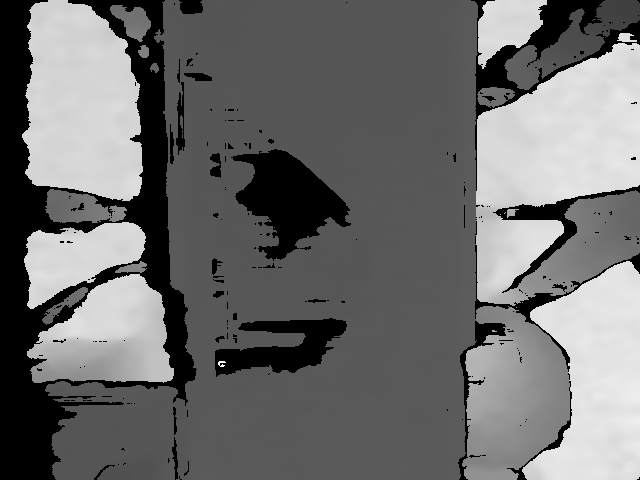
#> input picture images/image.png, 640 x 480 px, found by its file name
$ python depth_value.py
#> lines starting #> are read from the running program, lines starting #| are printed output that depends on the picture
import cv2
import numpy as np

image = cv2.imread('/home/biorobotics/wombat_arm_ws/src/wombat_tracking/images/image.png', 0)
#> image is the input picture: shape (480, 640); min 0, max 255, mean 109.3


crop_mask = np.zeros_like(image)
CROP_X = 300
CROP_W = 75
CROP_Y = 10
CROP_H = 85
crop_mask[CROP_Y:CROP_Y+CROP_H, CROP_X:CROP_X + CROP_W]  = np.ones((CROP_H, CROP_W))
frame = cv2.bitwise_and(image, image, mask  = crop_mask)
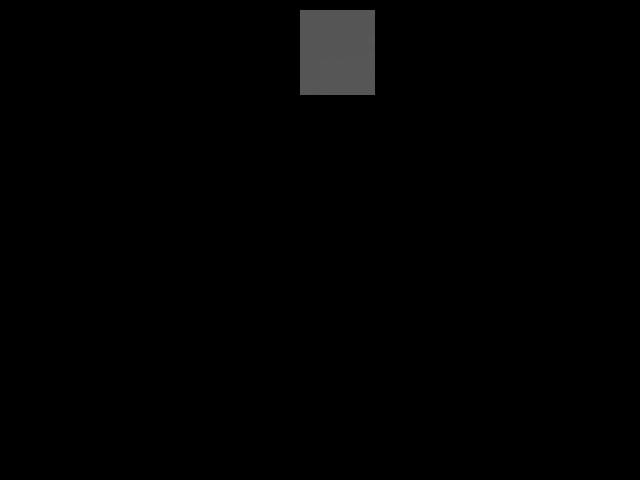
#> frame: shape (480, 640); min 0, max 86, mean 1.8

cv2.imshow("output", frame)

cv2.waitKey(0)
cv2.destroyAllWindows()
